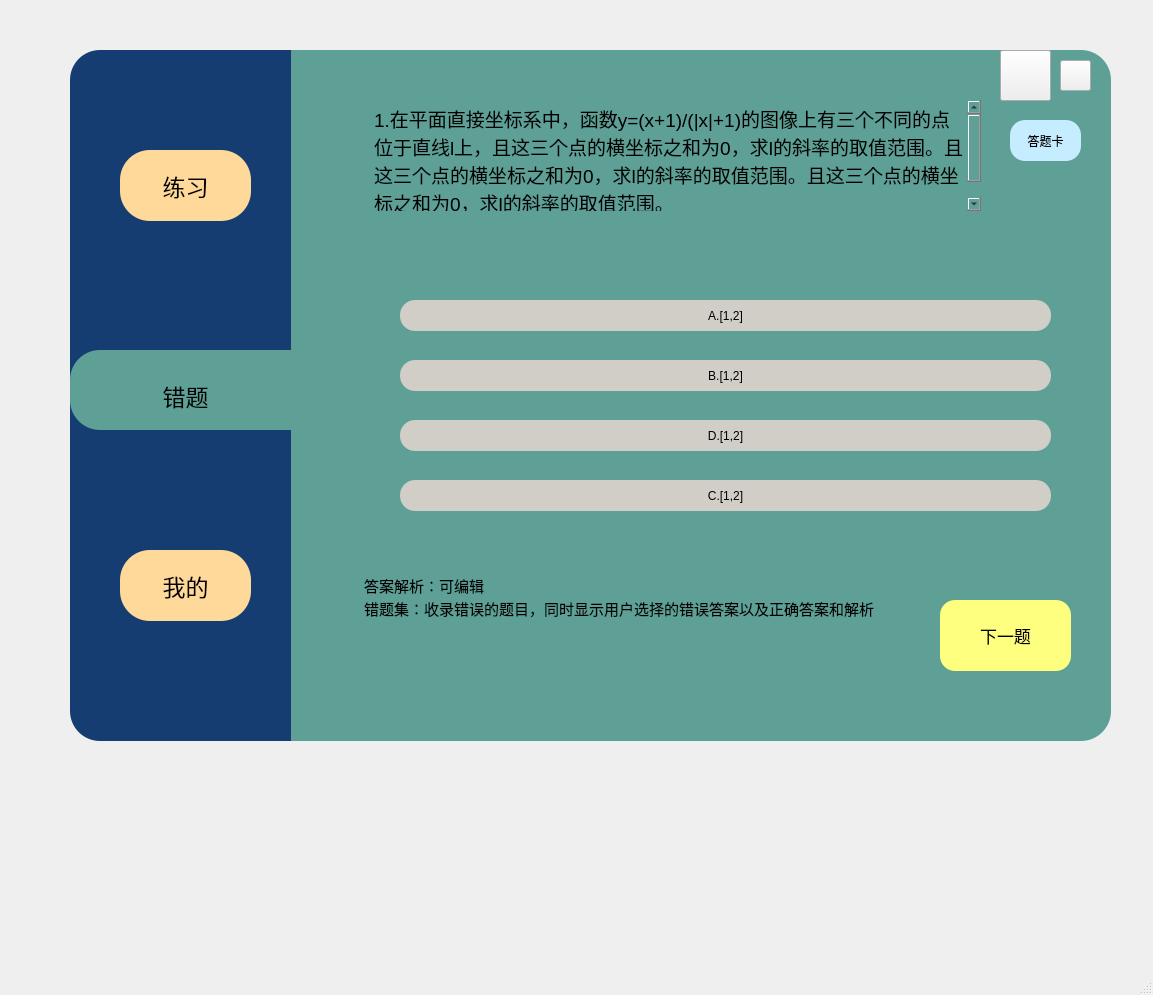
<?xml version="1.0" encoding="UTF-8"?>
<ui version="4.0">
 <class>MainWindow</class>
 <widget class="QMainWindow" name="MainWindow">
  <property name="geometry">
   <rect>
    <x>0</x>
    <y>0</y>
    <width>1153</width>
    <height>995</height>
   </rect>
  </property>
  <property name="windowTitle">
   <string>MainWindow</string>
  </property>
  <widget class="QWidget" name="centralwidget">
   <widget class="QFrame" name="frame_2">
    <property name="geometry">
     <rect>
      <x>70</x>
      <y>50</y>
      <width>221</width>
      <height>691</height>
     </rect>
    </property>
    <property name="styleSheet">
     <string notr="true">QFrame{
	background-color: rgb(21,61,114);
	border-top-left-radius:30px;
	border-bottom-left-radius:30px;
}</string>
    </property>
    <property name="frameShape">
     <enum>QFrame::StyledPanel</enum>
    </property>
    <property name="frameShadow">
     <enum>QFrame::Raised</enum>
    </property>
    <widget class="QPushButton" name="Bt_exercise">
     <property name="geometry">
      <rect>
       <x>50</x>
       <y>100</y>
       <width>131</width>
       <height>71</height>
      </rect>
     </property>
     <property name="font">
      <font>
       <pointsize>17</pointsize>
       <weight>50</weight>
       <bold>false</bold>
      </font>
     </property>
     <property name="styleSheet">
      <string notr="true">QPushButton{
	background-color: rgb(255,217,154);
	color: rgb(0, 0, 0);
	border-radius:30px

}
QPushButton:pressed{
	padding-left:5px;
	padding-top:5px;
}</string>
     </property>
     <property name="text">
      <string>练习</string>
     </property>
    </widget>
    <widget class="QPushButton" name="Bt_mine">
     <property name="geometry">
      <rect>
       <x>50</x>
       <y>500</y>
       <width>131</width>
       <height>71</height>
      </rect>
     </property>
     <property name="font">
      <font>
       <pointsize>17</pointsize>
      </font>
     </property>
     <property name="styleSheet">
      <string notr="true">QPushButton{
	background-color: rgb(255,217,154);
	border-radius:30px

}
QPushButton:pressed{
	padding-left:5px;
	padding-top:5px;
}</string>
     </property>
     <property name="text">
      <string>我的</string>
     </property>
    </widget>
    <widget class="QFrame" name="frame_3">
     <property name="geometry">
      <rect>
       <x>0</x>
       <y>300</y>
       <width>221</width>
       <height>80</height>
      </rect>
     </property>
     <property name="styleSheet">
      <string notr="true">background-color: rgb(94,159,150);
border-top-left-radius:30px;
	border-bottom-left-radius:30px;
</string>
     </property>
     <property name="frameShape">
      <enum>QFrame::StyledPanel</enum>
     </property>
     <property name="frameShadow">
      <enum>QFrame::Raised</enum>
     </property>
     <widget class="QPushButton" name="Bt_wrong">
      <property name="geometry">
       <rect>
        <x>50</x>
        <y>10</y>
        <width>131</width>
        <height>71</height>
       </rect>
      </property>
      <property name="font">
       <font>
        <pointsize>17</pointsize>
        <underline>false</underline>
        <strikeout>false</strikeout>
       </font>
      </property>
      <property name="styleSheet">
       <string notr="true">QPushButton{	

	border-radius:30px
}
QPushButton:pressed{
	padding-left:5px;
	padding-top:5px;
}</string>
      </property>
      <property name="text">
       <string>错题</string>
      </property>
     </widget>
    </widget>
   </widget>
   <widget class="QTextBrowser" name="wrong_title">
    <property name="geometry">
     <rect>
      <x>370</x>
      <y>100</y>
      <width>611</width>
      <height>111</height>
     </rect>
    </property>
    <property name="font">
     <font>
      <pointsize>15</pointsize>
     </font>
    </property>
    <property name="styleSheet">
     <string notr="true">background-color: rgb(94,159,150);
</string>
    </property>
    <property name="frameShape">
     <enum>QFrame::NoFrame</enum>
    </property>
    <property name="html">
     <string>&lt;!DOCTYPE HTML PUBLIC &quot;-//W3C//DTD HTML 4.0//EN&quot; &quot;http://www.w3.org/TR/REC-html40/strict.dtd&quot;&gt;
&lt;html&gt;&lt;head&gt;&lt;meta name=&quot;qrichtext&quot; content=&quot;1&quot; /&gt;&lt;style type=&quot;text/css&quot;&gt;
p, li { white-space: pre-wrap; }
&lt;/style&gt;&lt;/head&gt;&lt;body style=&quot; font-family:'SimSun'; font-size:15pt; font-weight:400; font-style:normal;&quot;&gt;
&lt;p style=&quot; margin-top:0px; margin-bottom:0px; margin-left:0px; margin-right:0px; -qt-block-indent:0; text-indent:0px;&quot;&gt;&lt;span style=&quot; font-size:14pt;&quot;&gt;1.在平面直接坐标系中，函数y=(x+1)/(|x|+1)的图像上有三个不同的点位于直线l上，且这三个点的横坐标之和为0，求l的斜率的取值范围。且这三个点的横坐标之和为0，求l的斜率的取值范围。且这三个点的横坐标之和为0，求l的斜率的取值范围。&lt;/span&gt;&lt;/p&gt;
&lt;p style=&quot;-qt-paragraph-type:empty; margin-top:0px; margin-bottom:0px; margin-left:0px; margin-right:0px; -qt-block-indent:0; text-indent:0px; font-size:9pt;&quot;&gt;&lt;br /&gt;&lt;/p&gt;&lt;/body&gt;&lt;/html&gt;</string>
    </property>
   </widget>
   <widget class="QPushButton" name="Bt_A_wr">
    <property name="geometry">
     <rect>
      <x>400</x>
      <y>300</y>
      <width>651</width>
      <height>31</height>
     </rect>
    </property>
    <property name="styleSheet">
     <string notr="true">QPushButton{
background-color: rgb(208, 206, 199);
border-radius:15px
}

QPushButton:pressed{
	padding-left:5px;
	padding-top:5px;
}
</string>
    </property>
    <property name="text">
     <string>A.[1,2]</string>
    </property>
   </widget>
   <widget class="QPushButton" name="Bt_B_wr">
    <property name="geometry">
     <rect>
      <x>400</x>
      <y>360</y>
      <width>651</width>
      <height>31</height>
     </rect>
    </property>
    <property name="styleSheet">
     <string notr="true">QPushButton{
border-radius:15px;
background-color: rgb(208, 206, 199);
}
QPushButton:pressed{
	padding-left:5px;
	padding-top:5px;
}</string>
    </property>
    <property name="text">
     <string>B.[1,2]</string>
    </property>
   </widget>
   <widget class="QPushButton" name="Bt_D_wr">
    <property name="geometry">
     <rect>
      <x>400</x>
      <y>480</y>
      <width>651</width>
      <height>31</height>
     </rect>
    </property>
    <property name="styleSheet">
     <string notr="true">QPushButton{
border-radius:15px;
background-color: rgb(208, 206, 199);
}
QPushButton:pressed{
	padding-left:5px;
	padding-top:5px;
}</string>
    </property>
    <property name="text">
     <string>C.[1,2]</string>
    </property>
   </widget>
   <widget class="QPushButton" name="Bt_C_wr">
    <property name="geometry">
     <rect>
      <x>400</x>
      <y>420</y>
      <width>651</width>
      <height>31</height>
     </rect>
    </property>
    <property name="styleSheet">
     <string notr="true">QPushButton{
background-color: rgb(208, 206, 199);
border-radius:15px;
}

QPushButton:pressed{
	padding-left:5px;
	padding-top:5px;
}</string>
    </property>
    <property name="text">
     <string>D.[1,2]</string>
    </property>
   </widget>
   <widget class="QTextBrowser" name="wrong_analyse">
    <property name="geometry">
     <rect>
      <x>360</x>
      <y>570</y>
      <width>531</width>
      <height>151</height>
     </rect>
    </property>
    <property name="styleSheet">
     <string notr="true">background-color: rgb(94,159,150);</string>
    </property>
    <property name="frameShape">
     <enum>QFrame::NoFrame</enum>
    </property>
    <property name="html">
     <string>&lt;!DOCTYPE HTML PUBLIC &quot;-//W3C//DTD HTML 4.0//EN&quot; &quot;http://www.w3.org/TR/REC-html40/strict.dtd&quot;&gt;
&lt;html&gt;&lt;head&gt;&lt;meta name=&quot;qrichtext&quot; content=&quot;1&quot; /&gt;&lt;style type=&quot;text/css&quot;&gt;
p, li { white-space: pre-wrap; }
&lt;/style&gt;&lt;/head&gt;&lt;body style=&quot; font-family:'SimSun'; font-size:9pt; font-weight:400; font-style:normal;&quot;&gt;
&lt;p style=&quot; margin-top:0px; margin-bottom:0px; margin-left:0px; margin-right:0px; -qt-block-indent:0; text-indent:0px;&quot;&gt;&lt;span style=&quot; font-size:11pt;&quot;&gt;答案解析：可编辑&lt;/span&gt;&lt;/p&gt;
&lt;p style=&quot; margin-top:0px; margin-bottom:0px; margin-left:0px; margin-right:0px; -qt-block-indent:0; text-indent:0px;&quot;&gt;&lt;span style=&quot; font-size:11pt;&quot;&gt;错题集：收录错误的题目，同时显示用户选择的错误答案以及正确答案和解析&lt;/span&gt;&lt;/p&gt;&lt;/body&gt;&lt;/html&gt;</string>
    </property>
   </widget>
   <widget class="QPushButton" name="wrong_next">
    <property name="geometry">
     <rect>
      <x>940</x>
      <y>600</y>
      <width>131</width>
      <height>71</height>
     </rect>
    </property>
    <property name="font">
     <font>
      <pointsize>13</pointsize>
     </font>
    </property>
    <property name="styleSheet">
     <string notr="true">QPushButton{
	background-color: rgb(255, 255, 127);
	border-radius:15px

}
QPushButton:pressed{
	padding-left:5px;
	padding-top:5px;
}</string>
    </property>
    <property name="text">
     <string>下一题</string>
    </property>
   </widget>
   <widget class="QLabel" name="label_drag">
    <property name="geometry">
     <rect>
      <x>290</x>
      <y>50</y>
      <width>821</width>
      <height>691</height>
     </rect>
    </property>
    <property name="styleSheet">
     <string notr="true">QFrame{
	background-color: rgb(94,159,150);
	border-top-right-radius:30px;
	border-bottom-right-radius:30px;

}</string>
    </property>
    <property name="text">
     <string/>
    </property>
   </widget>
   <widget class="QPushButton" name="Bt_minimise">
    <property name="geometry">
     <rect>
      <x>1000</x>
      <y>50</y>
      <width>51</width>
      <height>51</height>
     </rect>
    </property>
    <property name="styleSheet">
     <string notr="true">border-image: url(:/新前缀/最小化.png);</string>
    </property>
    <property name="text">
     <string/>
    </property>
   </widget>
   <widget class="QPushButton" name="Bt_exit">
    <property name="geometry">
     <rect>
      <x>1060</x>
      <y>60</y>
      <width>31</width>
      <height>31</height>
     </rect>
    </property>
    <property name="styleSheet">
     <string notr="true">border-image: url(:/新前缀/关闭窗口.png);</string>
    </property>
    <property name="text">
     <string/>
    </property>
   </widget>
   <widget class="QLabel" name="label_right">
    <property name="geometry">
     <rect>
      <x>360</x>
      <y>300</y>
      <width>31</width>
      <height>31</height>
     </rect>
    </property>
    <property name="styleSheet">
     <string notr="true">border-image: url(:/新前缀/对勾-解除.png);</string>
    </property>
    <property name="text">
     <string/>
    </property>
   </widget>
   <widget class="QLabel" name="label_wrong">
    <property name="geometry">
     <rect>
      <x>360</x>
      <y>410</y>
      <width>41</width>
      <height>41</height>
     </rect>
    </property>
    <property name="styleSheet">
     <string notr="true">border-image: url(:/新前缀/错误.png);</string>
    </property>
    <property name="text">
     <string/>
    </property>
   </widget>
   <widget class="QPushButton" name="wrong_view">
    <property name="geometry">
     <rect>
      <x>1010</x>
      <y>120</y>
      <width>71</width>
      <height>41</height>
     </rect>
    </property>
    <property name="contextMenuPolicy">
     <enum>Qt::PreventContextMenu</enum>
    </property>
    <property name="styleSheet">
     <string notr="true">QPushButton{
	border-radius:15px;
	background-color: rgb(198, 237, 255);
}

QPushButton:pressed{
	padding-left:5px;
	padding-top:5px;
}

</string>
    </property>
    <property name="text">
     <string>答题卡</string>
    </property>
   </widget>
   <zorder>label_drag</zorder>
   <zorder>frame_2</zorder>
   <zorder>wrong_title</zorder>
   <zorder>Bt_A_wr</zorder>
   <zorder>Bt_B_wr</zorder>
   <zorder>Bt_D_wr</zorder>
   <zorder>Bt_C_wr</zorder>
   <zorder>wrong_analyse</zorder>
   <zorder>wrong_next</zorder>
   <zorder>Bt_minimise</zorder>
   <zorder>Bt_exit</zorder>
   <zorder>label_right</zorder>
   <zorder>label_wrong</zorder>
   <zorder>wrong_view</zorder>
  </widget>
  <widget class="QStatusBar" name="statusbar"/>
 </widget>
 <resources>
  <include location="Resources.qrc"/>
 </resources>
 <connections>
  <connection>
   <sender>Bt_exit</sender>
   <signal>clicked()</signal>
   <receiver>MainWindow</receiver>
   <slot>close()</slot>
   <hints>
    <hint type="sourcelabel">
     <x>1079</x>
     <y>70</y>
    </hint>
    <hint type="destinationlabel">
     <x>1130</x>
     <y>99</y>
    </hint>
   </hints>
  </connection>
  <connection>
   <sender>Bt_minimise</sender>
   <signal>clicked()</signal>
   <receiver>MainWindow</receiver>
   <slot>showMinimized()</slot>
   <hints>
    <hint type="sourcelabel">
     <x>1021</x>
     <y>79</y>
    </hint>
    <hint type="destinationlabel">
     <x>1029</x>
     <y>25</y>
    </hint>
   </hints>
  </connection>
 </connections>
</ui>
